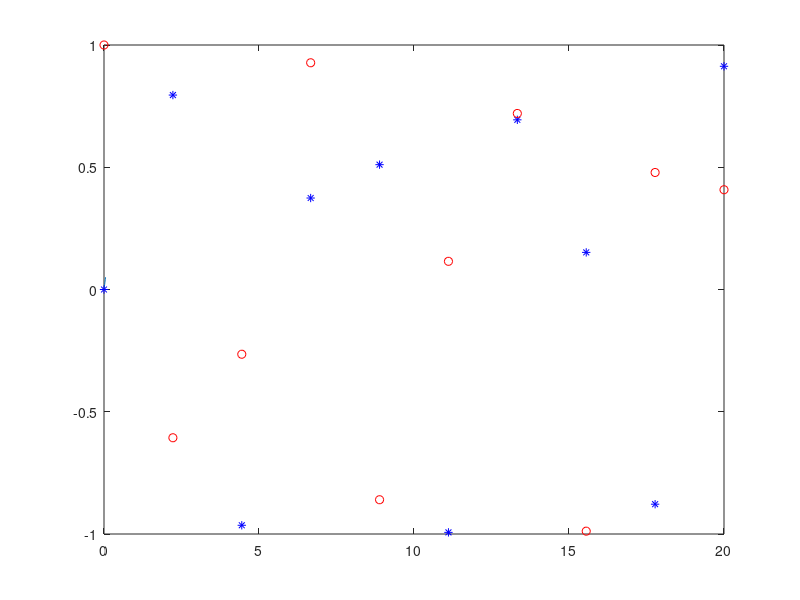
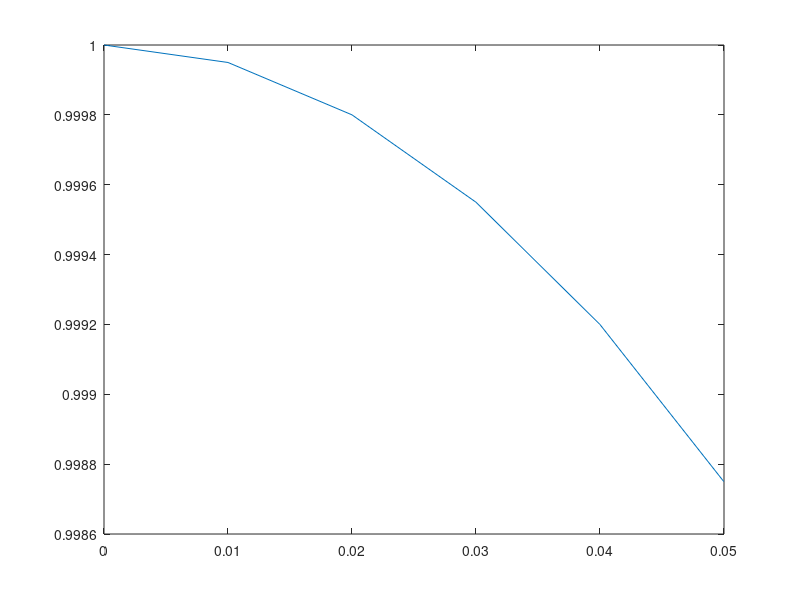

Reproduce these figures in MATLAB, in order.
%%% Runge Kutta Method %%%
% y_n+1= y_n+aK1+bK2;

clear all; clc;

n= input('Enter number of time steps you want');

x(1)=0; y(1)=1; t(1)=0; h=0.01;


for i=1:n
    k1= h*y(i);
    l1= -h*x(i);
    k2= h*(y(i)+l1/2);
    l2= -h*(x(i)+k1/2);
    k3= h*(y(i)+l2/2);
    l3= -h*(x(i)+k2/2);
    k4= h*(y(i)+l3);
    l4= -h*(x(i)+k3);
    x(i+1)= x(i)+ (1/6)*(k1+2*k2+2*k3+k4);
    y(i+1)= y(i)+(1/6)*(l1+2*l2+2*l3+l4);
    t(i+1)=t(i)+h;

end

%%% Analytical Solution

z= linspace(0,20,10);
u=sin(z);
v=cos(z);
figure(1)
plot(t,x,t,y,'r--', z,u, 'b*', z,v,'ro');
figure(2)
plot(x,y);
